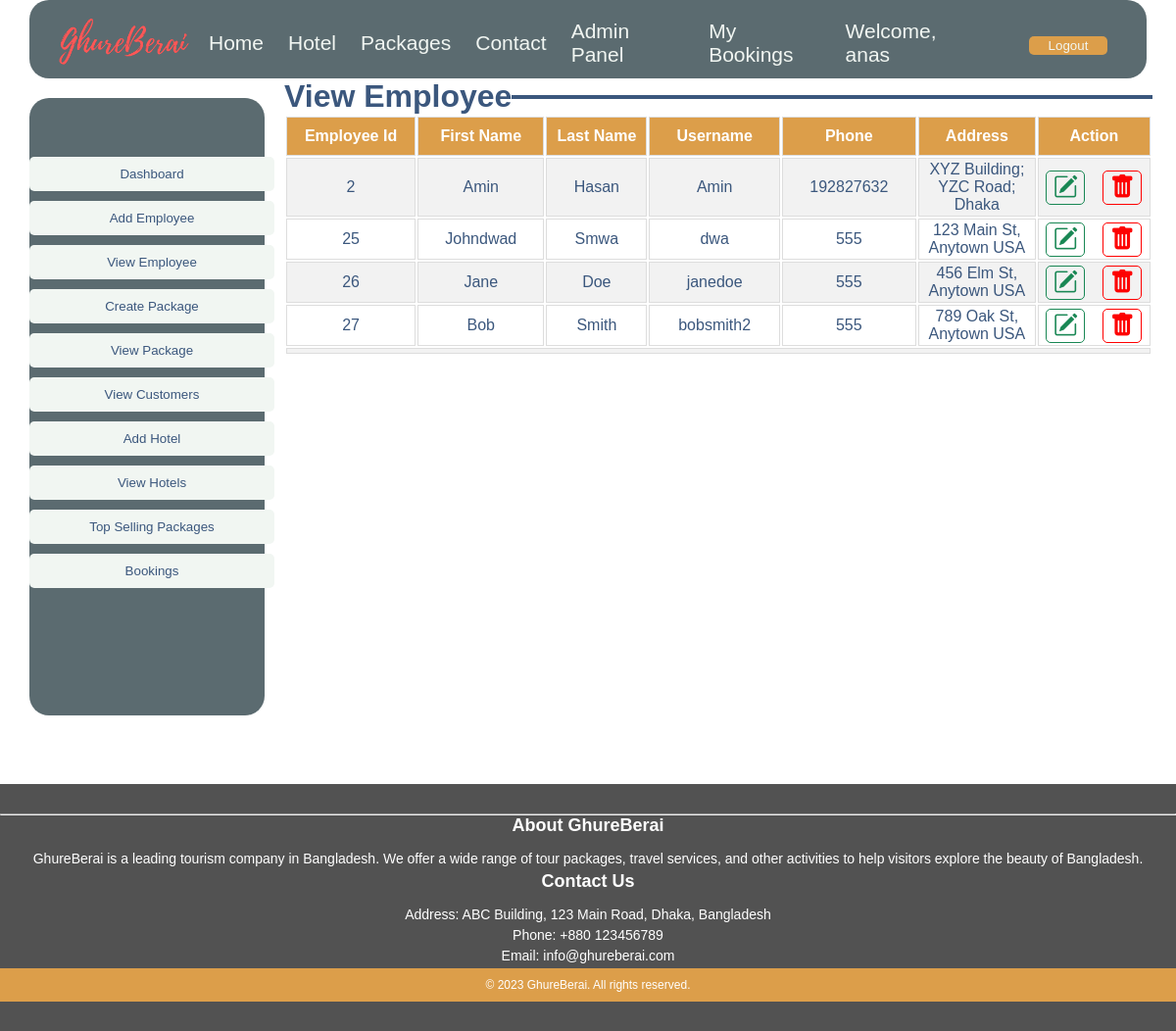
/View/Admin/ViewEmployee.php (signed in), run on the app's committed database.
### tables this page shows
CREATE TABLE `users` (
  `User_Id` int(11) NOT NULL,
  `Username` varchar(50) NOT NULL,
  `Password` varchar(50) NOT NULL,
  `Role` varchar(50) DEFAULT NULL,
  `Firstname` varchar(50) NOT NULL,
  `Lastname` varchar(50) NOT NULL,
  `Gender` varchar(20) DEFAULT NULL,
  `Dob` varchar(50) DEFAULT NULL,
  `Email` varchar(100) DEFAULT NULL,
  `Phone` int(100) DEFAULT NULL,
  `Address` varchar(100) DEFAULT NULL,
  `Picture` text DEFAULT NULL
);

### Model/Admin/EmployeeModel.php (called while the page is built, shortened)
<?php
if (!function_exists('viewEmployee')) {
    function viewEmployee()
    {
        include('../../Model/Connection.php');
        $stmt = $con->prepare("SELECT * FROM users WHERE role = ?");
        $role = 'employee';
        $stmt->bind_param("s", $role);
        $stmt->execute();
        $result = $stmt->get_result();
        if ($result->num_rows > 0) {
            return $result;
        }
        return 0;
    }
}
?>

### View/Admin/ViewEmployee.php (the view, shortened to what this page needs)
<!DOCTYPE html>
<html lang="en">
<head>
    <link rel="stylesheet" href="../Assets/index.css">
    <link rel="stylesheet" href="https://cdn.jsdelivr.net/npm/bootstrap-icons@1.10.2/font/bootstrap-icons.css"
>
</head>
<body>
    <div class="page">
        <div class="AdminPage">
            <?php
            include("Header.php");
            include("../Admin/AdminPanelMenu.php");
            ?>
            <div class="AdminDash">
                <fieldset
                    style=" border: 4px solid #3B577D; border-bottom: none; border-left: none; border-right: none;">
                    <legend style="text-align: left">
                        <h1 align="center">View Employee</h1>
                    </legend>
                </fieldset>
                <table class="customers">
                    <tr>
                        <th>Employee Id</th>
                        <th>First Name</th>
                        <th>Last Name</th>
                        <th>Username</th>
                        <th>Phone</th>
                        <th>Address</th>
                        <th colspan="2">Action</th>
                    </tr>
                    <?php
                    include('../../Model/Admin/EmployeeModel.php');
                    $result = viewEmployee();
                    if ($result->num_rows > 0) {
                        while ($row = $result->fetch_assoc()) {
                            echo '<tr>
                            <td>' . $row["User_Id"] . '</td>
                            <td>' . $row["Firstname"] . '</td>
                            <td>' . $row["Lastname"] . '</td>
                            <td>' . $row["Username"] . '</td>
                            <td>' . $row["Phone"] . '</td>
                            <td>' . $row["Address"] . '</td>
                            <td><button class="button btn-crud"><a href="UpdateEmployee.php?updateid=' . $row["User_Id"] . '"><i class="bi bi-pencil-square"></i></a></button><button class="button btn-crud-2"></i><a href="../../Controller/Admin/DeleteAction.php?deleteid=' . $row["User_Id"] . '"><i class="bi bi-trash-fill"></a></button></td>
                            </tr>';
                        }
                    }
                    ?>
                    <tr>
                        <td colspan="8">
                        </td>
                    </tr>
                </table>
            </div>
        </div>
        <?php
        include("../Footer.php");
        ?>
    </div>
</body>
</html>

### View/Assets/index.css (style rules this page uses)
* { font-family: sans-serif; margin: 0; padding: 0; }
.button { padding: 2px; width: 80px; color: #30454b !important; background-color: #dc9e4a; border: none; border-radius: 5px; }
a { color: #3b577d !important; text-decoration: none; }
.AdminPage { background-color: #fff; height: 800px; display: flex; }
.AdminDash { color: #3b577d; height: 715px; width: 73.8%; background-color: #fff; margin-top: 80px; margin-left: 20px; box-sizing: border-box; }
.customers td, .customers th { text-align: center; width: 1%; border: 1px solid #ddd; padding: 2px; }
.customers tr:nth-child(even) { background-color: #f2f2f2; }
.customers th { text-align: center; padding-top: 10px; padding-bottom: 10px; background-color: #dc9e4a; color: white; }
.btn-crud { padding: 2px; width: 80px; color: #000000 !important; background-color: #75914b; border: none; border-radius: 5px; }
.btn-crud a { color: white !important ; }
.btn-crud { background-color: transparent; border: 1px solid #198754; width: 40px; }
.btn-crud i { font-size: 25px; color: #198754; cursor: pointer; }
.btn-crud-2 { margin-left: 18px; background-color: transparent; border: 1px solid red; width: 40px; }
.bi, .bi-trash-fill i { font-size: 25px; color: rgb(253, 1, 1); cursor: pointer; }

### data on the page
users: User_Id "2", Firstname "Amin", Lastname "Hasan", Username "Amin", Phone "192827632", Address "XYZ Building; YZC Road; Dhaka"
users: User_Id "25", Firstname "Johndwad", Lastname "Smwa", Username "dwa", Phone "555", Address "123 Main St, Anytown USA"
users: User_Id "26", Firstname "Jane", Lastname "Doe", Username "janedoe", Phone "555", Address "456 Elm St, Anytown USA"
users: User_Id "27", Firstname "Bob", Lastname "Smith", Username "bobsmith2", Phone "555", Address "789 Oak St, Anytown USA"

### other printed values
$_SESSION["username"] "anas"
